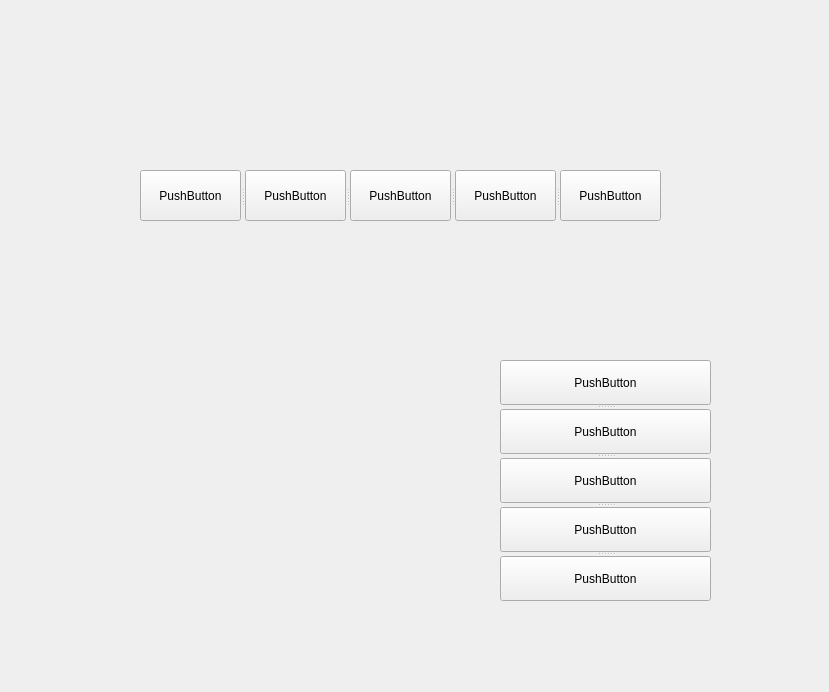
<?xml version="1.0" encoding="UTF-8"?>
<ui version="4.0">
 <class>Form</class>
 <widget class="QWidget" name="Form">
  <property name="geometry">
   <rect>
    <x>0</x>
    <y>0</y>
    <width>829</width>
    <height>692</height>
   </rect>
  </property>
  <property name="windowTitle">
   <string>Form</string>
  </property>
  <widget class="QSplitter" name="splitter">
   <property name="geometry">
    <rect>
     <x>140</x>
     <y>170</y>
     <width>521</width>
     <height>51</height>
    </rect>
   </property>
   <property name="orientation">
    <enum>Qt::Horizontal</enum>
   </property>
   <widget class="QPushButton" name="pushButton">
    <property name="text">
     <string>PushButton</string>
    </property>
   </widget>
   <widget class="QPushButton" name="pushButton_2">
    <property name="text">
     <string>PushButton</string>
    </property>
   </widget>
   <widget class="QPushButton" name="pushButton_3">
    <property name="text">
     <string>PushButton</string>
    </property>
   </widget>
   <widget class="QPushButton" name="pushButton_4">
    <property name="text">
     <string>PushButton</string>
    </property>
   </widget>
   <widget class="QPushButton" name="pushButton_5">
    <property name="text">
     <string>PushButton</string>
    </property>
   </widget>
  </widget>
  <widget class="QSplitter" name="splitter_2">
   <property name="geometry">
    <rect>
     <x>500</x>
     <y>360</y>
     <width>211</width>
     <height>241</height>
    </rect>
   </property>
   <property name="orientation">
    <enum>Qt::Vertical</enum>
   </property>
   <widget class="QPushButton" name="pushButton_10">
    <property name="text">
     <string>PushButton</string>
    </property>
   </widget>
   <widget class="QPushButton" name="pushButton_6">
    <property name="text">
     <string>PushButton</string>
    </property>
   </widget>
   <widget class="QPushButton" name="pushButton_7">
    <property name="text">
     <string>PushButton</string>
    </property>
   </widget>
   <widget class="QPushButton" name="pushButton_9">
    <property name="text">
     <string>PushButton</string>
    </property>
   </widget>
   <widget class="QPushButton" name="pushButton_8">
    <property name="text">
     <string>PushButton</string>
    </property>
   </widget>
  </widget>
 </widget>
 <resources/>
 <connections/>
</ui>
